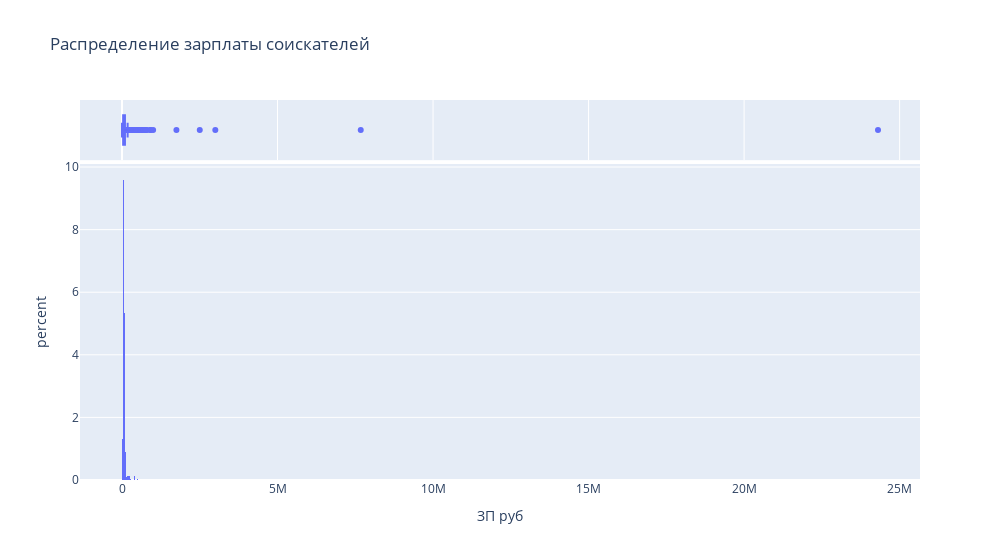

Notebook source saved alongside this figure:
### Markdown cell above
3. Постройте распределение признака **"ЗП (руб)"**. Опишите данное распределение, отвечая на следующие вопросы: каковы предельные значения признака, в каком примерном интервале находится заработная плата большинства соискателей? Есть ли аномалии для признака возраста? Обратите внимание на гигантские размеры желаемой заработной платы.
*Совет: постройте гистограмму и коробчатую диаграмму рядом.*

### Code cell
fig = px.histogram(
    data_frame=hh_database,
    x='ЗП руб',
    title='Распределение зарплаты соискателей',
    histnorm='percent',
    width=1000,
    marginal='box',
)
fig.show()


display(hh_database[hh_database['ЗП руб'] > 1000000].shape)

### Figure 1 — Plotly figure (JSON) as saved in the notebook; plotly's stock layout.template omitted (floating-point values rounded to 4 significant figures; data arrays with more than 128 entries replaced by an {"elided": "..."} marker saying what was removed)
{"data": [{"alignmentgroup": "True", "bingroup": "x", "histnorm": "percent", "hovertemplate": "ЗП руб=%{x}<br>percent=%{y}<extra></extra>", "legendgroup": "", "marker": {"color": "#636efa", "pattern": {"shape": ""}}, "name": "", "offsetgroup": "", "orientation": "v", "showlegend": false, "type": "histogram", "x": {"elided": "44744 float values"}, "xaxis": "x", "yaxis": "y"}, {"alignmentgroup": "True", "hovertemplate": "ЗП руб=%{x}<extra></extra>", "legendgroup": "", "marker": {"color": "#636efa"}, "name": "", "notched": true, "offsetgroup": "", "showlegend": false, "type": "box", "x": {"elided": "44744 float values"}, "xaxis": "x2", "yaxis": "y2"}], "layout": {"barmode": "relative", "legend": {"tracegroupgap": 0}, "title": {"text": "Распределение зарплаты соискателей"}, "width": 1000, "xaxis": {"anchor": "y", "domain": [0, 1], "title": {"text": "ЗП руб"}}, "xaxis2": {"anchor": "y2", "domain": [0, 1], "matches": "x", "showgrid": true, "showticklabels": false}, "yaxis": {"anchor": "x", "domain": [0, 0.8316], "title": {"text": "percent"}}, "yaxis2": {"anchor": "x2", "domain": [0.8416, 1], "matches": "y2", "showgrid": false, "showline": false, "showticklabels": false, "ticks": ""}}}
